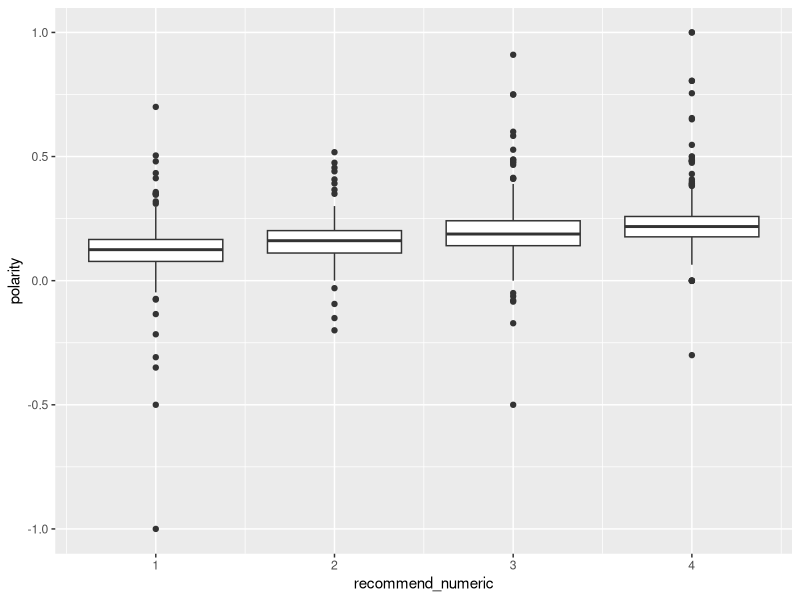
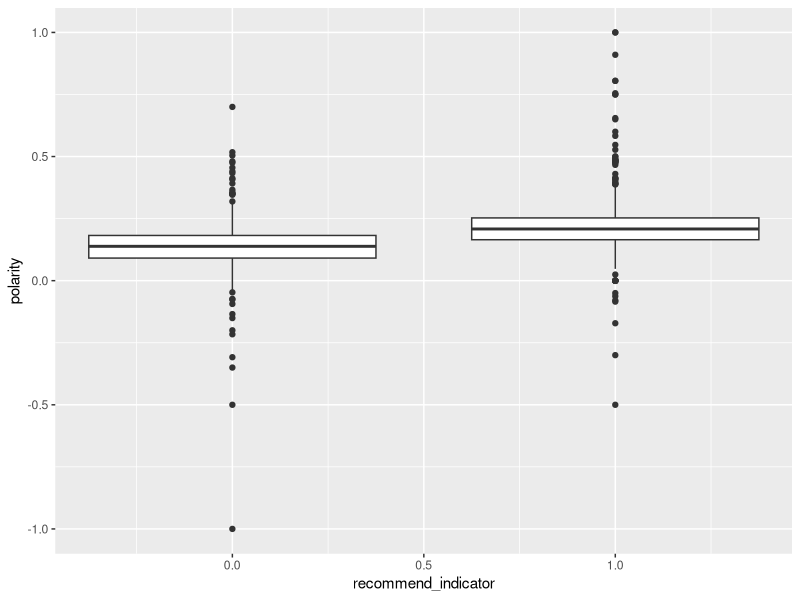
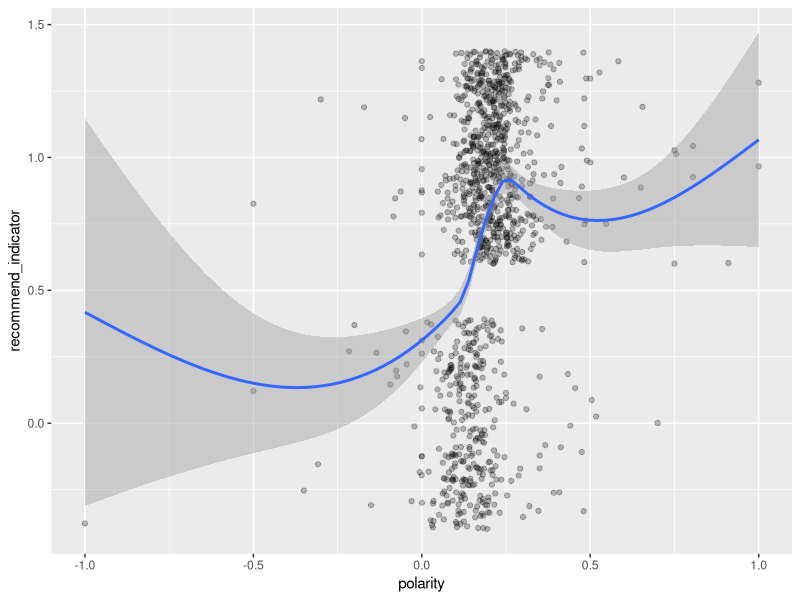

Recreate these plots in R, in order.
library(tidyverse)
library(tidytext)

review_data <- read_csv("review_analysis_data.csv")

review_data <- review_data %>%
  mutate(recommendation = ifelse(grepl("barely", recommendation),
                                 "barely recommend",
                                 ifelse(grepl("highly", recommendation),
                                        "highly recommend",
                                        ifelse(grepl("not", recommendation),
                                                     "not recommend", "recommend")))) %>%
  mutate(recommend_indicator = ifelse(recommendation %in% c("highly recommend",
                                                            "recommend"), 1,0),
         recommend_numeric = ifelse(
           recommendation == 'highly recommend', 4,
           ifelse(recommendation == 'recommend', 3,
                  ifelse(recommendation == 'barely recommend', 2, 1)))) %>%
  filter(!is.na(review)) %>% # get rid of NA reviews
  mutate(review_month_start_date = lubridate::floor_date(review_date, "month"))
  
  
review_data_distinct <- review_data %>%
  group_by(rest_name, review) %>%
  slice(which.min(review_date)) %>%
  ungroup() 

# monthly data
monthly_summary <- review_data %>%
  group_by(review_month_start_date) %>%
  summarise(count_review = n(),
            percent_recommended = mean(recommend_indicator),
            recommend_indicator = sum(recommend_indicator),
            recommend_numeric = sum(recommend_numeric),
            length_written = sum(review_length),
            avg_polarity = mean(polarity))


review_data_distinct %>%
  filter(review_length >= 100) %>%
  ggplot(aes(recommend_numeric, polarity, group = recommend_numeric))+
  geom_boxplot()

review_data_distinct %>%
  filter(review_length >= 100) %>%
  ggplot(aes(recommend_indicator, polarity, 
             group = recommend_indicator))+
  geom_boxplot()

fit1 <- lm(polarity ~ factor(recommend_numeric), 
          data = review_data_distinct %>% filter(review_length >= 100))

review_data_distinct %>%
  filter(review_length >= 100) %>%
  ggplot(aes(polarity, recommend_indicator))+
  geom_jitter(alpha = 0.25) +
  stat_smooth()

glm1 <- glm(recommend_indicator ~ polarity,
            data = review_data_distinct %>%
              filter(review_length >= 100),
            family = 'binomial')
